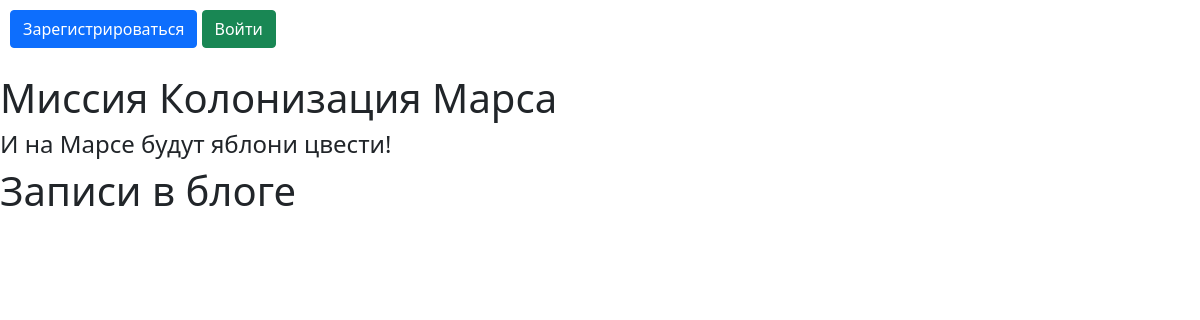
Before: / with the older database file.
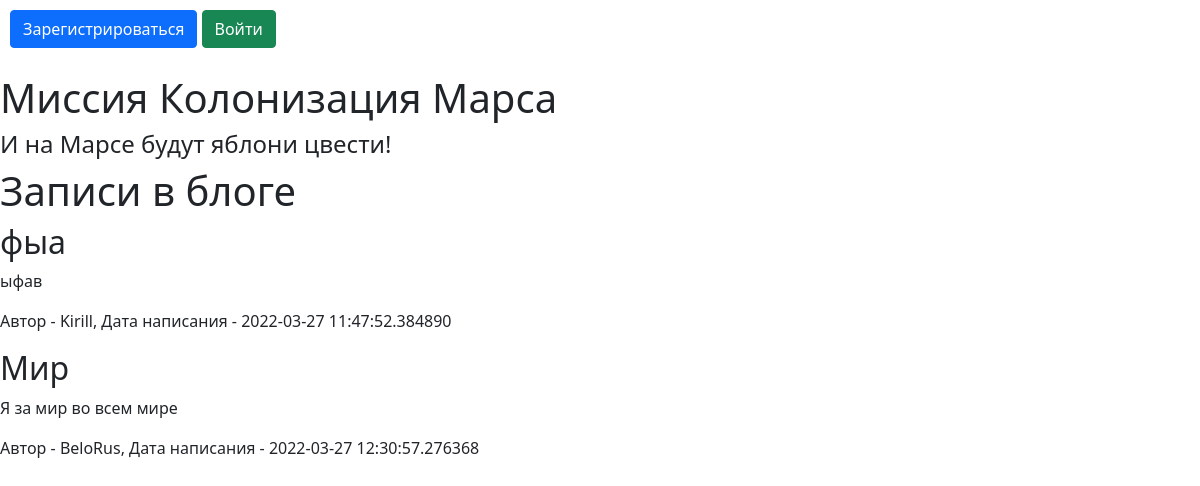
After: the same page with the newer database file.
### data/__all_models.py (models this page shows, shortened)
class News(SqlAlchemyBase):
    __tablename__ = 'news'
    id = sqlalchemy.Column(sqlalchemy.Integer,
                           primary_key=True, autoincrement=True)
    title = sqlalchemy.Column(sqlalchemy.String, nullable=True)
    content = sqlalchemy.Column(sqlalchemy.String, nullable=True)
    created_date = sqlalchemy.Column(sqlalchemy.DateTime,
                                     default=datetime.datetime.now)
    is_private = sqlalchemy.Column(sqlalchemy.Boolean, default=True)
    user_id = sqlalchemy.Column(sqlalchemy.Integer,
                                sqlalchemy.ForeignKey("users.id"))
    user = orm.relationship('User', back_populates='news')

class User(SqlAlchemyBase, UserMixin):
    __tablename__ = 'users'
    id = sqlalchemy.Column(sqlalchemy.Integer,
                           primary_key=True, autoincrement=True)
    name = sqlalchemy.Column(sqlalchemy.String, nullable=True)
    surname = sqlalchemy.Column(sqlalchemy.String, nullable=True)
    age = sqlalchemy.Column(sqlalchemy.String, nullable=True)
    position = sqlalchemy.Column(sqlalchemy.String, nullable=True)
    speciality = sqlalchemy.Column(sqlalchemy.String, nullable=True)
    address = sqlalchemy.Column(sqlalchemy.String, nullable=True)
    email = sqlalchemy.Column(sqlalchemy.String, unique=True,
                              index=True, nullable=True)
    hashed_password = sqlalchemy.Column(sqlalchemy.String, nullable=True)
    modified_date = sqlalchemy.Column(sqlalchemy.DateTime,
                                      default=datetime.datetime.now)
    news = orm.relationship("News", back_populates='user')
    jobs = orm.relationship("Jobs", back_populates='user')

### main.py (the view)
@app.route('/')
def index():
    db_sess = create_session()
    posts = db_sess.query(News).all()
    return render_template('index.html', posts=posts, current_user=current_user)

### data/db_session.py (called while the page is built)
def create_session() -> Session:
    global __factory
    return __factory()

### templates/index.html (shortened to what this page needs)
{% extends 'base.html' %}
{% block profession %}
    <h1>Записи в блоге</h1>
    {% for post in posts %}
        {% if not post.is_private or post.user == current_user %}
            <h2>{{ post.title }}</h2>
            <p> {{ post.content }} </p>
            <p> Автор - {{ post.user.name }}, Дата написания - {{ post.created_date }}</p>
        {% endif %}
    {% endfor %}
{% endblock %}

### templates/base.html (shortened to what this page needs)
<!DOCTYPE html>
<html lang="en">
<head>
    <link rel="stylesheet" href={{url_for('static', filename="css/style.css" )}}>
    <link rel="stylesheet"
          href="https://cdn.jsdelivr.net/npm/bootstrap@5.0.0-beta1/dist/css/bootstrap.min.css"
>
</head>
<body>
<nav class="manage-panel">
    {% if current_user.is_authenticated %}
        <a class="navbar-brand" href="/">{{current_user.surname}} {{ current_user.name }}</a>
        <a class="navbar-brand" href="/job_list">Список работ</a>
        <a class="quit-button navbar-brand" href="/logout">Выйти</a>
    {% else %}
    <p>
        <a class="btn btn-primary " href="/register">Зарегистрироваться</a>
        <a class="btn btn-success" href="/login">Войти</a>
    </p>
    {% endif %}
</nav>
<h1>Миссия Колонизация Марса</h1>
<h4>И на Марсе будут яблони цвести!</h4>
<div class="content">
    {% block profession %}{% endblock %}
</div>
</body>
</html>

### static/css/style.css (style rules this page uses)
.manage-panel { margin: 10px; display: flex; justify-content: space-between; }

Changed rows visible on the page:
added News: title "фыа", content "ыфав", user.name "Kirill", created_date "2022-03-27 11:47:52.384890"
added News: title "Мир", content "Я за мир во всем мире", user.name "BeloRus", created_date "2022-03-27 12:30:57.276368"
